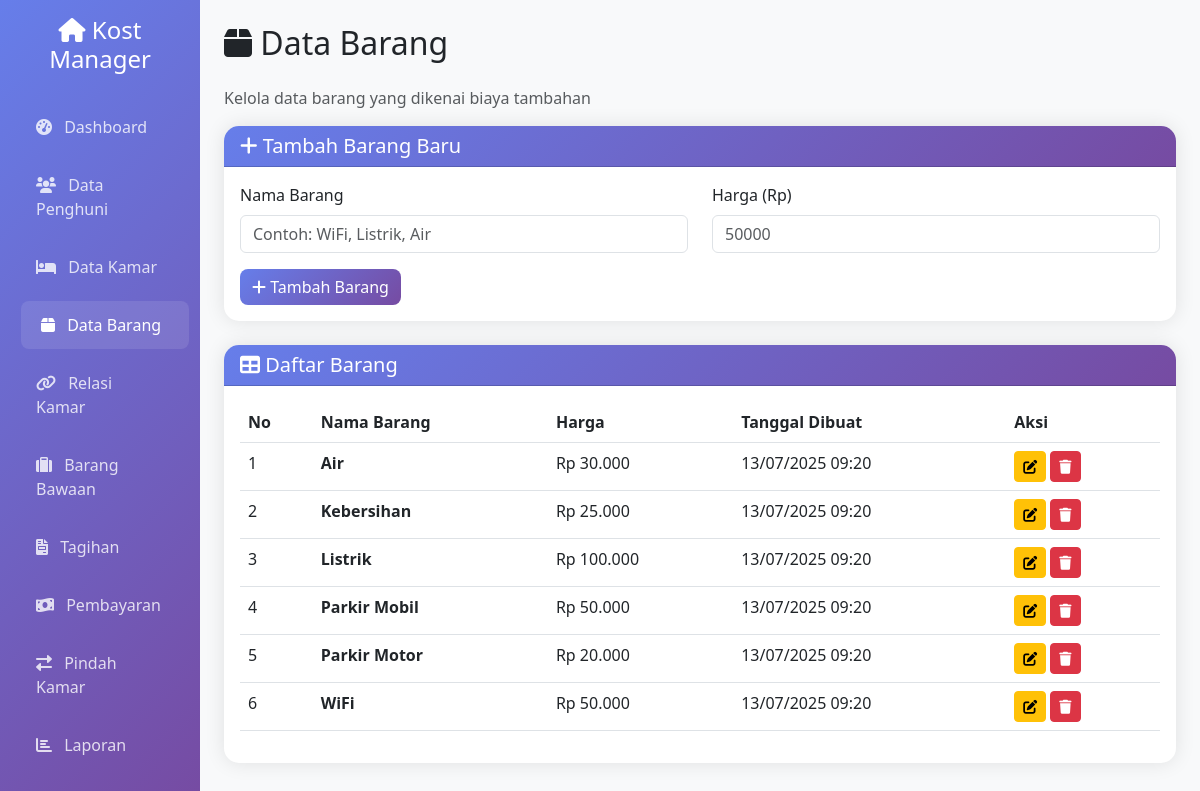
Screenshot of /barang.php with the database file from the repository.
### tables this page shows
CREATE TABLE IF NOT EXISTS tb_barang (
    id INT AUTO_INCREMENT PRIMARY KEY,
    nama VARCHAR(100) NOT NULL,
    harga DECIMAL(10,2) NOT NULL,
    created_at TIMESTAMP DEFAULT CURRENT_TIMESTAMP,
    updated_at TIMESTAMP DEFAULT CURRENT_TIMESTAMP ON UPDATE CURRENT_TIMESTAMP
);

### barang.php (the view, shortened to what this page needs)
<?php
include 'database/config.php';
$edit_data = null;
?>
<!DOCTYPE html>
<html lang="id">
<head>
    <link href="https://cdn.jsdelivr.net/npm/bootstrap@5.3.0/dist/css/bootstrap.min.css" rel="stylesheet">
    <link href="https://cdnjs.cloudflare.com/ajax/libs/font-awesome/6.0.0/css/all.min.css" rel="stylesheet">
</head>
<body>
    <div class="container-fluid">
        <div class="row">
            <div class="col-md-3 col-lg-2 px-0">
                <div class="sidebar p-3">
                    <div class="text-center mb-4">
                        <h4 class="text-white"><i class="fas fa-home"></i> Kost Manager</h4>
                    </div>
                    <nav class="nav flex-column">
                        <a class="nav-link" href="index.php">
                            <i class="fas fa-tachometer-alt me-2"></i> Dashboard
                        </a>
                        <a class="nav-link" href="penghuni.php">
                            <i class="fas fa-users me-2"></i> Data Penghuni
                        </a>
                        <a class="nav-link" href="kamar.php">
                            <i class="fas fa-bed me-2"></i> Data Kamar
                        </a>
                        <a class="nav-link active" href="barang.php">
                            <i class="fas fa-box me-2"></i> Data Barang
                        </a>
                        <a class="nav-link" href="relasi_kamar.php">
                            <i class="fas fa-link me-2"></i> Relasi Kamar
                        </a>
                        <a class="nav-link" href="barang_bawaan.php">
                            <i class="fas fa-suitcase me-2"></i> Barang Bawaan
                        </a>
                        <a class="nav-link" href="tagihan.php">
                            <i class="fas fa-file-invoice me-2"></i> Tagihan
                        </a>
                        <a class="nav-link" href="pembayaran.php">
                            <i class="fas fa-money-bill-wave me-2"></i> Pembayaran
                        </a>
                        <a class="nav-link" href="pindah_kamar.php">
                            <i class="fas fa-exchange-alt me-2"></i> Pindah Kamar
                        </a>
                        <a class="nav-link" href="laporan.php">
                            <i class="fas fa-chart-bar me-2"></i> Laporan
                        </a>
                    </nav>
                </div>
            </div>
            <div class="col-md-9 col-lg-10 main-content p-4">
                <div class="row">
                    <div class="col-12">
                        <h2 class="mb-4"><i class="fas fa-box"></i> Data Barang</h2>
                        <p class="text-muted">Kelola data barang yang dikenai biaya tambahan</p>
                    </div>
                </div>
                <div class="card mb-4">
                    <div class="card-header">
                        <h5 class="mb-0">
                            <i class="fas fa-plus"></i>
                            <?php echo $edit_data ? 'Edit Data Barang' : 'Tambah Barang Baru'; ?>
                        </h5>
                    </div>
                    <div class="card-body">
                        <form method="POST">
                            <div class="row">
                                <div class="col-md-6">
                                    <div class="mb-3">
                                        <label for="nama" class="form-label">Nama Barang</label>
                                        <input type="text" class="form-control" id="nama" name="nama"
                                               value="<?php echo $edit_data ? $edit_data['nama'] : ''; ?>"
                                               placeholder="Contoh: WiFi, Listrik, Air" required>
                                    </div>
                                </div>
                                <div class="col-md-6">
                                    <div class="mb-3">
                                        <label for="harga" class="form-label">Harga (Rp)</label>
                                        <input type="number" class="form-control" id="harga" name="harga"
                                               value="<?php echo $edit_data ? $edit_data['harga'] : ''; ?>"
                                               min="0" step="1000" placeholder="50000" required>
                                    </div>
                                </div>
                            </div>
                            <div class="d-flex gap-2">
                                <?php if ($edit_data): ?>
                                    <button type="submit" name="update" class="btn btn-primary">
                                        <i class="fas fa-save"></i> Update Data
                                    </button>
                                    <a href="barang.php" class="btn btn-secondary">
                                        <i class="fas fa-times"></i> Batal
                                    </a>
                                <?php else: ?>
                                    <button type="submit" name="tambah" class="btn btn-primary">
                                        <i class="fas fa-plus"></i> Tambah Barang
                                    </button>
                                <?php endif; ?>
                            </div>
                        </form>
                    </div>
                </div>
                <div class="card">
                    <div class="card-header">
                        <h5 class="mb-0"><i class="fas fa-table"></i> Daftar Barang</h5>
                    </div>
                    <div class="card-body">
                        <div class="table-responsive">
                            <table class="table table-hover">
                                <thead>
                                    <tr>
                                        <th>No</th>
                                        <th>Nama Barang</th>
                                        <th>Harga</th>
                                        <th>Tanggal Dibuat</th>
                                        <th>Aksi</th>
                                    </tr>
                                </thead>
                                <tbody>
                                    <?php
                                    $query = "SELECT * FROM tb_barang ORDER BY nama";
                                    $result = mysqli_query($conn, $query);
                                    $no = 1;
                                    while ($row = mysqli_fetch_assoc($result)) {
                                        echo "<tr>";
                                        echo "<td>" . $no++ . "</td>";
                                        echo "<td><strong>" . htmlspecialchars($row['nama']) . "</strong></td>";
                                        echo "<td>Rp " . number_format($row['harga'], 0, ',', '.') . "</td>";
                                        echo "<td>" . date('d/m/Y H:i', strtotime($row['created_at'])) . "</td>";
                                        echo "<td>";
                                        echo "<a href='?edit=" . $row['id'] . "' class='btn btn-sm btn-warning me-1'><i class='fas fa-edit'></i></a>";
                                        echo "<a href='?hapus=" . $row['id'] . "' class='btn btn-sm btn-danger' onclick='return confirm(\"Yakin ingin menghapus data ini?\")'><i class='fas fa-trash'></i></a>";
                                        echo "</td>";
                                        echo "</tr>";
                                    }
                                    ?>
                                </tbody>
                            </table>
                        </div>
                    </div>
                </div>
            </div>
        </div>
    </div>
</body>
</html>

### barang.php (style rules this page uses)
.sidebar { min-height: 100vh; background: linear-gradient(135deg, #667eea 0%, #764ba2 100%); }
.sidebar .nav-link { color: rgba(255,255,255,0.8); padding: 12px 20px; margin: 5px 0; border-radius: 8px; transition: all 0.3s; }
.sidebar .nav-link:hover, .sidebar .nav-link.active { color: white; background: rgba(255,255,255,0.1); transform: translateX(5px); }
.main-content { background-color: #f8f9fa; min-height: 100vh; }
.card { border: none; border-radius: 15px; box-shadow: 0 0 20px rgba(0,0,0,0.1); }
.card-header { background: linear-gradient(135deg, #667eea 0%, #764ba2 100%); color: white; border-radius: 15px 15px 0 0 !important; }
.btn-primary { background: linear-gradient(135deg, #667eea 0%, #764ba2 100%); border: none; border-radius: 8px; }

### rows the page displays
tb_barang: nama "Air", harga "30.000", created_at "13/07/2025 09:20"
tb_barang: nama "Kebersihan", harga "25.000", created_at "13/07/2025 09:20"
tb_barang: nama "Listrik", harga "100.000", created_at "13/07/2025 09:20"
tb_barang: nama "Parkir Mobil", harga "50.000", created_at "13/07/2025 09:20"
tb_barang: nama "Parkir Motor", harga "20.000", created_at "13/07/2025 09:20"
tb_barang: nama "WiFi", harga "50.000", created_at "13/07/2025 09:20"
